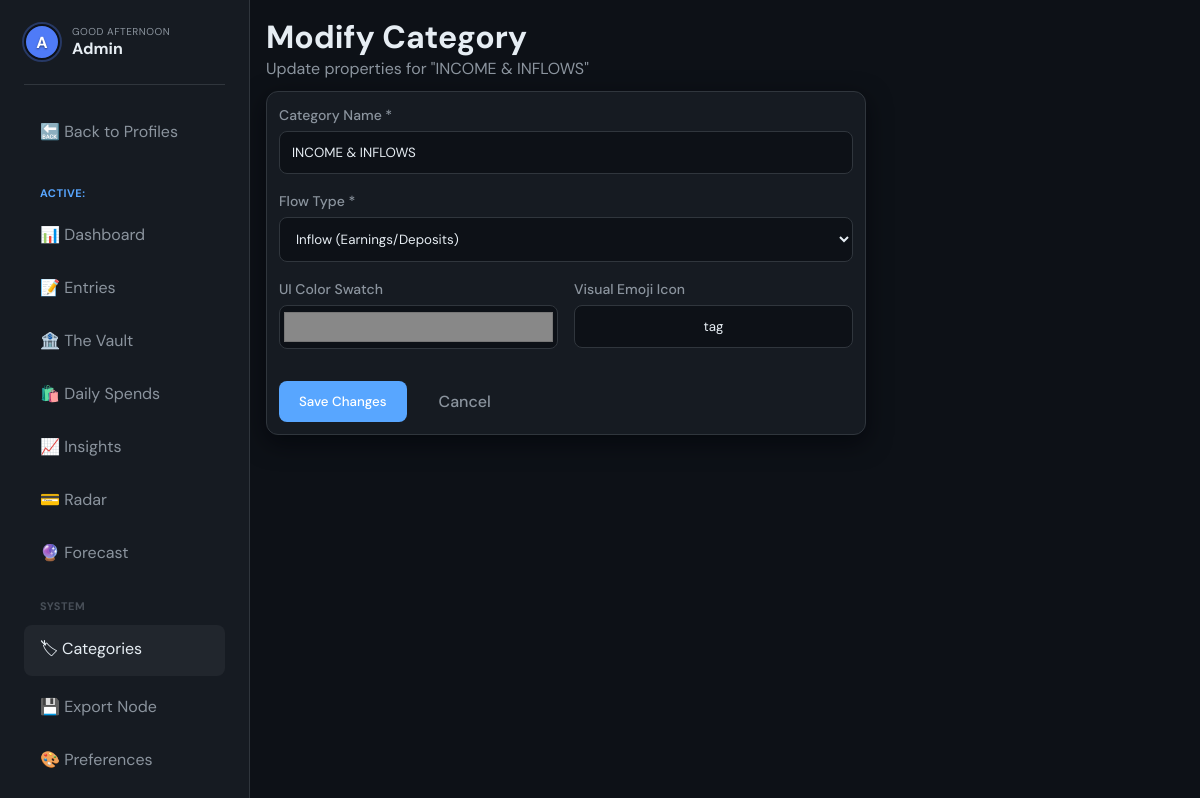
/categories/edit/1 (signed in), run on the app's committed database.
### tables this page shows
CREATE TABLE categories (
    id INT UNSIGNED AUTO_INCREMENT PRIMARY KEY,
    profile_id INT UNSIGNED NOT NULL,
    name VARCHAR(100) NOT NULL,
    type ENUM('inflow','outflow','savings') NOT NULL DEFAULT 'outflow',
    color VARCHAR(7) DEFAULT '#888888',
    icon VARCHAR(50) DEFAULT 'tag',
    sort_order SMALLINT DEFAULT 0,
    created_at TIMESTAMP DEFAULT CURRENT_TIMESTAMP,
    FOREIGN KEY (profile_id) REFERENCES profiles(id) ON DELETE CASCADE
);

### index.php (called while the page is built, shortened)
<?php
spl_autoload_register(function ($class) {
    $class = str_replace('\\', DIRECTORY_SEPARATOR, $class);
    $file = __DIR__ . DIRECTORY_SEPARATOR . $class . '.php';
});
require_once 'core/Router.php';
$router = new core\Router();
$router->get('/login', 'AuthController@login');
$router->post('/login', 'AuthController@authenticate');
$router->get('/register', 'AuthController@register');
$router->post('/register', 'AuthController@store');
$router->get('/logout', 'AuthController@logout');
$router->get('/account', 'AccountController@index');
$router->post('/account/profile', 'AccountController@updateProfile');
$router->post('/account/password', 'AccountController@updatePassword');
$router->get('/tools/compound', 'GlobalController@compound');
$router->get('/tools/loan', 'GlobalController@loan');
$router->get('/system/security', 'GlobalController@security');
$router->get('/system/master-backup', 'GlobalController@masterBackup');
$router->post('/system/master-restore', 'GlobalController@masterRestore');
$router->get('/', 'ProfileController@index');
$router->get('/profile/create', 'ProfileController@create');
$router->post('/profile/create', 'ProfileController@store');
$router->get('/profile/{id}/edit', 'ProfileController@edit');
$router->post('/profile/{id}/edit', 'ProfileController@update');
$router->get('/profile/{id}/delete', 'ProfileController@delete');
$router->get('/dashboard/{profile_id}', 'DashboardController@index');
$router->post('/dashboard/tx/{id}/toggle', 'DashboardController@toggleTx');
$router->post('/dashboard/tx/{id}/amount', 'DashboardController@updateTxAmount');
$router->post('/dashboard/{profile_id}/quick', 'DashboardController@quickAdd');
$router->get('/entries/{profile_id}', 'EntryController@index');
$router->get('/entries/{profile_id}/create', 'EntryController@create');
$router->post('/entries/{profile_id}/store', 'EntryController@store');
$router->get('/entries/edit/{id}', 'EntryController@edit');
$router->post('/entries/{id}/update', 'EntryController@update');
$router->post('/entries/{id}/toggle', 'EntryController@toggleActive');
$router->post('/entries/{id}/delete', 'EntryController@delete');
$router->get('/categories/{profile_id}', 'CategoryController@index');
$router->post('/categories/{profile_id}/store', 'CategoryController@store');
$router->post('/categories/{profile_id}/reorder', 'CategoryController@reorder');
$router->get('/categories/edit/{id}', 'CategoryController@edit');
$router->post('/categories/{id}/update', 'CategoryController@update');
$router->post('/categories/{id}/delete', 'CategoryController@delete');
$router->get('/calculator/{profile_id}', 'CalculatorController@index');
$router->get('/calculator/{profile_id}/import', 'CalculatorController@importPeriod');
$router->get('/vault/{profile_id}', 'VaultController@index');
$router->post('/vault/{profile_id}/store', 'VaultController@store');
$router->post('/vault/fund/{id}', 'VaultController@addFunds');
$router->post('/vault/delete/{id}', 'VaultController@delete');
$router->get('/insights/{profile_id}', 'InsightsController@index');
$router->get('/radar/{profile_id}', 'RadarController@index');
$router->get('/forecast/{profile_id}', 'ForecastController@index');
$router->post('/forecast/{profile_id}/add', 'ForecastController@add');
$router->post('/forecast/{profile_id}/remove', 'ForecastController@remove');
$router->post('/forecast/{profile_id}/clear', 'ForecastController@clear');
$router->get('/shopping/{profile_id}', 'ShoppingController@index');
$router->post('/shopping/{profile_id}/store', 'ShoppingController@store');
$router->post('/shopping/delete/{id}', 'ShoppingController@delete');
$router->get('/backups/{profile_id}', 'BackupController@index');
$router->get('/backups/{profile_id}/excel', 'BackupController@exportExcel');
$router->get('/backups/{profile_id}/json', 'BackupController@exportJson');
$router->post('/backups/{profile_id}/wipe', 'BackupController@wipeData');
$router->get('/preferences/{profile_id}', 'PreferenceController@index');
$url = $_SERVER['REQUEST_URI'];
$method = $_SERVER['REQUEST_METHOD'];
$router->dispatch($url, $method);

### core/Controller.php (called while the page is built, shortened)
<?php
abstract class Controller {
    protected function view(string $template, array $data = []): void {
        View::render($template, $data);
    }
}

### controllers/CategoryController.php (called while the page is built, shortened)
<?php
class CategoryController extends Controller {
    public function edit(int $id): void {
        $catModel = new \models\Category();
        $category = $catModel->find($id);
        $this->view('categories/edit', [
            'category' => $category,
            'profile_id' => $category['profile_id']
        ]);
    }
}

### config/database.php (called while the page is built, shortened)
<?php
class Database {
    private static ?PDO $instance = null;
    public static function getInstance(): PDO {
        if (self::$instance === null) {
            $host = '127.0.0.1';
            $db   = 'budget_tracker';
            $user = 'root';
            $pass = '';
            $charset = 'utf8mb4';
            $dsn = "mysql:host=$host;dbname=$db;charset=$charset";
            $options = [
                PDO::ATTR_ERRMODE            => PDO::ERRMODE_EXCEPTION,
                PDO::ATTR_DEFAULT_FETCH_MODE => PDO::FETCH_ASSOC,
                PDO::ATTR_EMULATE_PREPARES   => false,
            ];
            try {
                self::$instance = new PDO($dsn, $user, $pass, $options);
            } catch (PDOException $e) {
                die("Database connection failed: " . $e->getMessage());
            }
        }
        return self::$instance;
    }
}

### core/Model.php (called while the page is built, shortened)
<?php
abstract class Model {
    protected PDO $db;
    protected string $table;
    public function __construct() {
        $this->db = Database::getInstance();
    }
    public function find(int $id): ?array {
        $stmt = $this->db->prepare("SELECT * FROM {$this->table} WHERE id = :id");
        $stmt->execute(['id' => $id]);
        $result = $stmt->fetch();
        return $result ?: null;
    }
}

### views/categories/edit.php (the view, shortened to what this page needs)
<?php $basePath = rtrim(dirname($_SERVER['SCRIPT_NAME']), '/\\'); ?>
<header class="top-bar">
    <div class="top-bar-left">
        <h1>Modify Category</h1>
        <p style="color: var(--text-secondary);">Update properties for "<?= htmlspecialchars($category['name']) ?>"</p>
    </div>
</header>
<div class="card" style="max-width: 600px;">
    <form action="<?= $basePath ?>/categories/<?= $category['id'] ?>/update" method="POST">
        <div class="form-group">
            <label style="font-weight: 500; font-size: 14px; color: var(--text-secondary);">Category Name *</label>
            <input type="text" name="name" value="<?= htmlspecialchars($category['name']) ?>" required>
        </div>
        <div class="form-group">
            <label style="font-weight: 500; font-size: 14px; color: var(--text-secondary);">Flow Type *</label>
            <select name="type" required>
                <option value="inflow" <?= $category['type'] === 'inflow' ? 'selected' : '' ?>>Inflow (Earnings/Deposits)</option>
            </select>
        </div>
        <div class="form-group" style="display: flex; gap: 16px;">
            <div style="flex: 1;">
                <label style="font-weight: 500; font-size: 14px; color: var(--text-secondary);">UI Color Swatch</label>
                <input type="color" name="color" value="<?= htmlspecialchars($category['color']) ?>" style="height: 44px; padding: 2px; cursor: pointer;">
            </div>
            <div style="flex: 1;">
                <label style="font-weight: 500; font-size: 14px; color: var(--text-secondary);">Visual Emoji Icon</label>
                <input type="text" name="icon" value="<?= htmlspecialchars($category['icon']) ?>" required style="text-align: center;">
            </div>
        </div>
        <div style="margin-top: 32px; display: flex; gap: 12px;">
            <button type="submit" class="btn primary">Save Changes</button>
            <a href="<?= $basePath ?>/categories/<?= $profile_id ?>" class="btn ghost">Cancel</a>
        </div>
    </form>
</div>

### core/Router.php (shortened to what this page needs)
<?php
class Router {
    private array $routes = [];
    public function get(string $path, string $handler): void {
        $this->routes['GET'][$path] = $handler;
    }
    public function post(string $path, string $handler): void {
        $this->routes['POST'][$path] = $handler;
    }
    public function dispatch(string $uri, string $method): void {
        $uri = parse_url($uri, PHP_URL_PATH);
        $uri = rtrim($uri, '/') ?: '/';
        foreach ($this->routes[$method] as $route => $handler) {
            $pattern = preg_replace('/\{([a-zA-Z0-9_]+)\}/', '(?P<$1>[a-zA-Z0-9_-]+)', $route);
            $pattern = "#^" . $pattern . "$#";
            if (preg_match($pattern, $uri, $matches)) {
                $params = array_filter($matches, 'is_string', ARRAY_FILTER_USE_KEY);
                [$controllerName, $action] = explode('@', $handler);
                $controllerClass = "controllers\\" . $controllerName;
                if (class_exists($controllerClass)) {
                    $controller = new $controllerClass();
                    if (method_exists($controller, $action)) {
                        call_user_func_array([$controller, $action], $params);
                        return;
                    }
                }
            }
        }
    }
}

### public/css/app.css (style rules this page uses)
:root { --bg-primary: #0d1117; --bg-card: #161b22; --bg-elevated: #21262d; --accent-blue: #58a6ff; --accent-green: #3fb950; --accent-red: #f85149; --accent-yellow: #d29922; --text-primary: #e6edf3; --text-secondary: #8b949e; --text-muted: #484f58; --border: #30363d; --shadow: 0 8px 24px rgba(1,4,9,0.6); --radius: 12px; --transition: 0.2s ease; }
*, *::before, *::after { box-sizing: border-box; margin: 0; padding: 0; }
body { background-color: var(--bg-primary); color: var(--text-primary); font-family: 'DM Sans', sans-serif; -webkit-font-smoothing: antialiased; overflow-x: hidden; }
h1, h2, h3 { font-weight: 700; }
a { color: var(--accent-blue); text-decoration: none; }
.top-bar { display: flex; justify-content: space-between; align-items: flex-start; margin-bottom: 16px; flex-wrap: wrap; gap: 12px; }
.card { background: var(--bg-card); border: 1px solid var(--border); border-radius: var(--radius); padding: 16px; box-shadow: var(--shadow); transition: transform 0.2s; }
input, select, textarea { width: 100%; background: var(--bg-primary); border: 1px solid var(--border); color: var(--text-primary); padding: 12px; border-radius: 8px; font-family: inherit; margin-top: 6px; }
.form-group { margin-bottom: 16px; }
.btn { padding: 10px 20px; border-radius: 8px; border: none; cursor: pointer; font-weight: 500; transition: var(--transition); font-family: inherit; }
.btn.primary { background: var(--accent-blue); color: #fff; }
.btn.ghost { background: transparent; color: var(--text-secondary); }
@media (max-width: 1366px), (max-height: 800px) { .card { padding: 12px; } }
@media (max-width: 1366px), (max-height: 800px) { .top-bar { margin-bottom: 12px; } }

### data on the page
categories: name "INCOME & INFLOWS", type "Inflow (Earnings/Deposits)", color "#888888", icon "tag"
